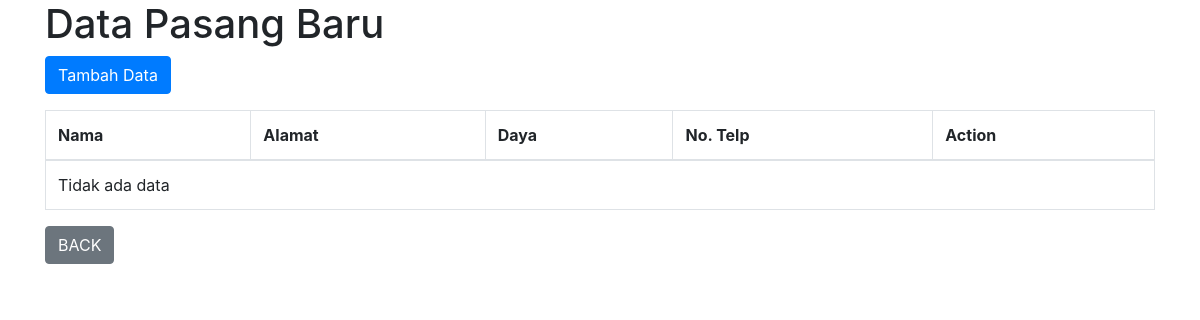
Before: /regis.php with the older database file.
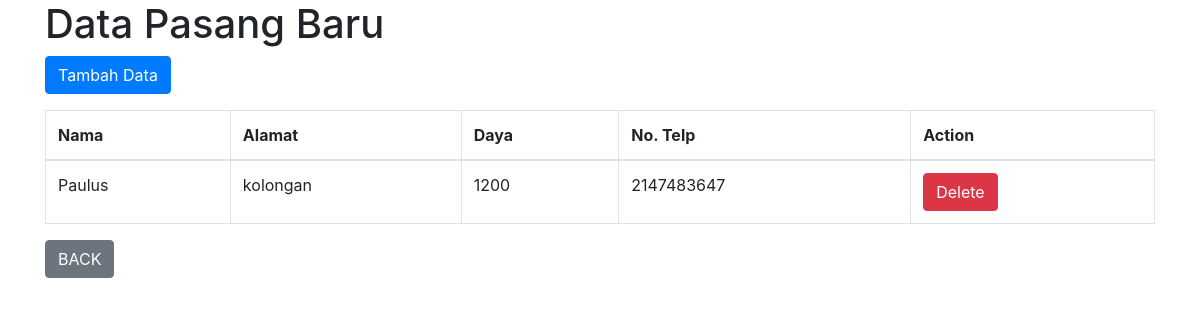
After: the same page with the newer database file.
### tables this page shows
CREATE TABLE `tb_1` (
  `id` int(11) NOT NULL,
  `nama` varchar(255) NOT NULL,
  `alamat` text NOT NULL,
  `daya` int(15) NOT NULL,
  `no_telp` int(15) NOT NULL,
  `teknis` tinyint(1) NOT NULL,
  `p2tl` tinyint(1) NOT NULL,
  `tunggakan` tinyint(1) NOT NULL,
  `file_path` varchar(255) NOT NULL
);

### regis.php (the view, shortened to what this page needs)
<!DOCTYPE html>
<html>
<head>
    <link rel="stylesheet" href="https://stackpath.bootstrapcdn.com/bootstrap/4.5.2/css/bootstrap.min.css">
    <link rel="stylesheet" href="style.css">
</head>
<body>
    <div class="container">
        <h1>Data Pasang Baru</h1>
        <div class="mb-3">
            <a href="daftar.php" class="btn btn-primary">Tambah Data</a>
        </div>
        <div class="table-responsive">
            <table class="table table-bordered">
                <thead>
                    <tr>
                        <th>Nama</th>
                        <th>Alamat</th>
                        <th>Daya</th>
                        <th>No. Telp</th>
                        <th>Action</th>
                    </tr>
                </thead>
                <tbody>
                    <?php
                    require 'dbcon.php';
                    $sql = "SELECT * FROM tb_1";
                    $result = $conn->query($sql);
                    if ($result->num_rows > 0) {
                        while ($row = $result->fetch_assoc()) {
                            echo "<tr>";
                            echo "<td>" . $row['nama'] . "</td>";
                            echo "<td>" . $row['alamat'] . "</td>";
                            echo "<td>" . $row['daya'] . "</td>";
                            echo "<td>" . $row['no_telp'] . "</td>";
                            echo "<td>";
                            echo "<form method='POST' onsubmit='return confirm(\"Apakah Anda yakin ingin menghapus data ini?\")'>";
                            echo "<button type='submit' name='delete' class='btn btn-danger'>Delete</button>";
                            echo "</form>";
                            echo "</td>";
                            echo "</tr>";
                        }
                    } else {
                        echo "<tr><td colspan='5'>Tidak ada data</td></tr>";
                    }
                    ?>
                </tbody>
            </table>
        </div>
        <div class="show">
            <button class="btn btn-secondary" onclick="location.href='index.php'">BACK</button>
        </div>
    </div>
</body>
</html>

Changed rows visible on the page:
added tb_1: nama "Paulus", alamat "kolongan", daya "1200", no_telp "2147483647"
Other visible differences:
text no longer shown: "Tidak ada data"
